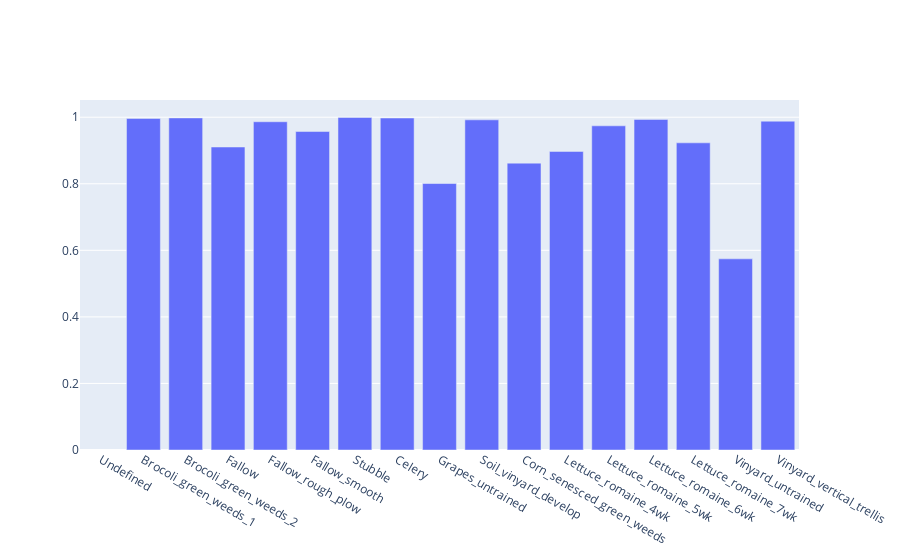

The code cell stored with this chart in its notebook:
### Code cell
import plotly.graph_objects as go

fig = go.Figure(data=[
    go.Bar(name=exp, x=SALINAS_LABELS, y=dict_results[exp]['F1 scores'][0])
    for exp in dict_results
])
# Change the bar mode
fig.update_layout(barmode='group')
fig.show()

### Figure 1 — Plotly figure (JSON) as saved in the notebook; plotly's stock layout.template omitted (floating-point values rounded to 4 significant figures)
{"data": [{"name": "Salinas_PCA_8_SGD", "type": "bar", "x": ["Undefined", "Brocoli_green_weeds_1", "Brocoli_green_weeds_2", "Fallow", "Fallow_rough_plow", "Fallow_smooth", "Stubble", "Celery", "Grapes_untrained", "Soil_vinyard_develop", "Corn_senesced_green_weeds", "Lettuce_romaine_4wk", "Lettuce_romaine_5wk", "Lettuce_romaine_6wk", "Lettuce_romaine_7wk", "Vinyard_untrained", "Vinyard_vertical_trellis"], "y": [null, 0.9963, 0.9979, 0.9105, 0.9863, 0.9569, 0.9991, 0.9976, 0.8007, 0.9921, 0.862, 0.8971, 0.9741, 0.9934, 0.923, 0.5744, 0.988]}], "layout": {"barmode": "group"}}
